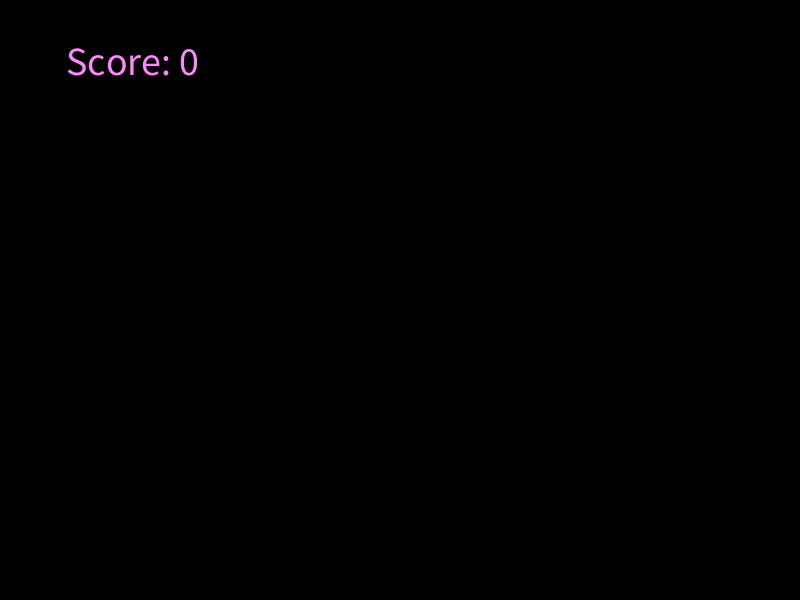
Frame 1 (no input)
Frame 60 (the mouse pressed at the canvas centre just before this capture): identical to frame 1, image omitted
Frame 120 (the mouse held since frame 60 and released just before this capture): identical to frame 1, image omitted

The Processing sketch that drew this single still picture (run headless with seeded random() and noise(); from frame 60 on, the mouse is pressed at the canvas centre):

// Processing sketch: TypeAttack
// ── TypeAttack.pde
// * * * * * * * * * * * * * * * * * * * * * * * * * * * * * * * * * * * * * *
// This is a 'serious' game which can be used as an introduction to
// a typing course for children. Letters will appear on the top of the screen
// and start falling down. The player then 'shoots' these letters by hitting
// the corresponding key on their keyboard.
// How faster the player shoots these letters, how higher their score will be.
// 
// This program was designed for a dummy exam from HvA's Programming Course.
// This program was created in under 100 minutes.
// 
// By Kamiel de Visser (500838438)
// * * * * * * * * * * * * * * * * * * * * * * * * * * * * * * * * * * * * * * * 

// Treats these as constants
// They define the sketch size
final int SIZE_X = 800;
final int SIZE_Y = 600;

// The style objects holds all our styling variables to prevent magic numbers
Style style = new Style();

// We have an array for our characters, and two arrays for their x and y positions
// respectively.
// These arrays will have the same length, so we can refer to the same variable arraysLength
char[] charArray = {'a', 'b', 'd', 'f', 'g', 'h', 'j', 'k', 'l'};
int arraysLength = charArray.length;
int[] yPosArray = new int[arraysLength];
int[] xPosArray = new int[arraysLength];

// Distance between our characters.
int lettersStart = SIZE_X / 8;
int lettersDistance = (SIZE_X - lettersStart) / arraysLength;

// Stores what score the user currently has.
long score = 0L;

// Sets up the size of our sketch window
void settings()
{
    size(SIZE_X, SIZE_Y);
}

// Holds function calls that we need to call before the first iteration of draw()
void setup()
{
    initPosArrays();
    textSize(style.textSize);
    rectMode(CORNER);
}

// Handles each frame of our game
void draw()
{
    background(style.bgColor);
    handleLetters();
    showScore();
}

int getRandomYPos()
{
    return int(random(-500, -100));
}

// Initializes our yPos array with random y positions
void initPosArrays() 
{
    int x = lettersStart;
    // Sets a random value between (and including) yMin and yMax
    for (int i = 0; i < arraysLength; i++) 
    {
        // Want to include yMax so add 1
        yPosArray[i] = getRandomYPos();
        xPosArray[i] = x;
        x += lettersDistance;
    }
}

// Handles all the action for each letters each time it's called.
void handleLetters()
{
    fill(style.textColor);
    textAlign(CENTER);
    // First letter gets drawn on start position
    int x = lettersStart;
    for (int i = 0; i < arraysLength; i++)
    {
        // Get the character and it's y position
        char c = charArray[i];
        int y = yPosArray[i];
        
        // Display the letter if we need to
        if (y > 0)
        {
            text(c, x, y);
        }
        // Drop the current letter down a pixel
        yPosArray[i] += 1;
        // If letter has now dropped below the screen
        if (y > SIZE_Y)
        {
            letterDropped(i);
        }
        // Next letter gets placed to the right
        x += lettersDistance;
    }
}

// Applies the corresponding penalty and reset the letter
// Gets called when a letter drops below the screen
void letterDropped(int letterIndex)
{
    yPosArray[letterIndex] = getRandomYPos();
    int penalty = 1000;
    score -= penalty;
    if (score < 0)
    {
        score = 0;
    }
}

// Is the letter on letterIndex currently on the screen?
// Returns true if so, false otherwise.
boolean isLetterOnScreen(int letterIndex)
{
    if (yPosArray[letterIndex] > 0)
    {
        return true;
    }
    return false;
}

// Called whenever a key on the keyboard is pressed by the user
void keyPressed()
{
    checkForLetterShot();
}

// Checks whether a letter has been shot, and then shoots it.
void checkForLetterShot()
{
    for (int i = 0; i < arraysLength; i++)
    {
        // Get letter
        char c = charArray[i];
        // if letter is shot
        if (key == c && isLetterOnScreen(i))
        {
            shootLetter(i);
            return;
        }
    }
}

// Shoots the letter on index letterIndex
void shootLetter(int letterIndex)
{
    // Increase score by y position of letter
    int points = height - yPosArray[letterIndex];
    score += points;
    drawShot(letterIndex);
    // Letter gets a new position
    yPosArray[letterIndex] = getRandomYPos();
}

// Draws the shot
void drawShot(int letterIndex)
{
    // Draws a laser from the bottom of the screen to the letter shot
    fill(style.laserColor);
    int y = yPosArray[letterIndex];
    rect(xPosArray[letterIndex], y, 10, SIZE_Y - y);
    // And an explosion at the position of the letter shot
    fill(style.explosionColor);
    int explosionSize = style.explosionSize;
    ellipse(xPosArray[letterIndex], yPosArray[letterIndex], explosionSize, explosionSize);
}

// Displays the score
void showScore()
{
    textAlign(LEFT);
    fill(style.scoreColor);
    text(String.format("Score: %d", score), style.scoreX, style.scoreY); 
}

// Holds all styling options for our game
class Style
{
    color bgColor = 0; 
    
    int textSize = 40;
    color textColor = 255;

    int explosionSize = 200;
    color explosionColor = color(255, 136, 0);

    color laserColor = color(255, 0, 0);

    int scoreX = SIZE_X / 12;
    int scoreY = SIZE_Y / 8;
    color scoreColor = color(255, 136, 255);
}
